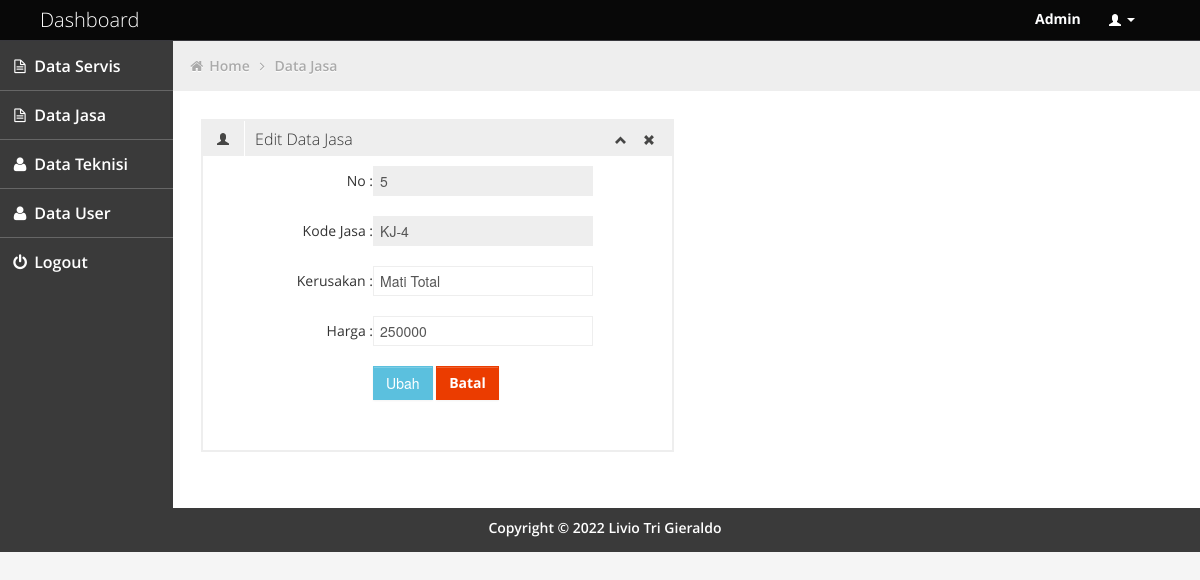
Page /teknisi/edit_jasa.php?kd_jasa=KJ-4 (signed in) on the committed database.
### tables this page shows
CREATE TABLE `jasa` (
  `no` int(10) NOT NULL,
  `kd_jasa` varchar(15) NOT NULL,
  `kerusakan` varchar(100) NOT NULL,
  `harga` int(20) NOT NULL
);

### teknisi/edit_jasa.php (the view, shortened to what this page needs)
<?php
include '../config/koneksi.php';
if (isset($_GET['kd_jasa'])) {
	$data = $conn->prepare("SELECT * FROM jasa WHERE kd_jasa =? ");
	$kd_jasa = $_GET['kd_jasa'];
	$data->bind_param('s', $kd_jasa);
	$data->execute();
	$result = $data->get_result();
	$row= $result->fetch_row();
}
?>
<!DOCTYPE html>
<html lang="en">
<head>
	<link id="bootstrap-style" href="../css/bootstrap.min.css" rel="stylesheet">
	<link href="../css/bootstrap-responsive.min.css" rel="stylesheet">
	<link id="base-style" href="../css/style.css" rel="stylesheet">
	<link id="base-style-responsive" href="../css/style-responsive.css" rel="stylesheet">
	<link rel="stylesheet" type="text/css" href="../css2/font.css">
</head>
<body>
	<?php include 'navbar.php'; ?>
		<div class="container-fluid-full">
				<div class="row-fluid">
					<?php include 'sidebarr.php'; ?>
						<div id="content" class="span10">
								<ul class="breadcrumb">
									<li>
										<i class="icon-home"></i>
										<a href="dashboard.php">Home</a>
										<i class="icon-angle-right"></i>
									</li>
									<li><a href="jasa.php">Data Jasa</a></li>
								</ul>
		<div class="row-fluid sortable">
				<div class="box span6">
					<div class="box-header" data-original-title>
						<h2><i class="halflings-icon user"></i><span class="break"></span>Edit Data Jasa</h2>
						<div class="box-icon">
							<a href="#" class="btn-minimize"><i class="halflings-icon chevron-up"></i></a>
							<a href="#" class="btn-close"><i class="halflings-icon remove"></i></a>
						</div>
					</div>
			<div class="box-content">
			  	<form class="form-horizontal" action="../aksi/proses_teknisi.php?updatejasa" method="post">
				  <div class="form-group">
					    <label class="control-label col-sm-2" for="no">No :</label>
					    <div class="col-sm-10">
					      <input type="text" class="form-control" name="no" value="<?php echo $row ['0']; ?>" readonly>
					    </div>
					  </div><br>
					 <div class="form-group">
					    <label class="control-label col-sm-2" for="kd_jasa">Kode Jasa :</label>
					    <div class="col-sm-10">
					      <input type="text" class="form-control" name="kd_jasa" value="<?php echo $row ['1']; ?>" readonly>
					    </div>
					  </div><br>
					  <div class="form-group">
					    <label class="control-label col-sm-2" for="kerusakan">Kerusakan :</label>
					    <div class="col-sm-10">
					      <input type="text" class="form-control" name="kerusakan" value="<?php echo $row ['2']; ?>" required>
					    </div>
					  </div><br>
					  <div class="form-group">
					    <label class="control-label col-sm-2" for="harga">Harga :</label>
					    <div class="col-sm-10">
					      <input type="text" class="form-control" name="harga" value="<?php echo $row ['3']; ?>" required>
					    </div>
					  </div><br>
					 <div class="form-group">
						<label class="col-sm-3 control-label">&nbsp;</label>
						<div class="col-sm-6">
							<input type="submit" name="updatejasa" class="btn btn-sm btn-info" value="Ubah">
							<a href="jasa.php" class="btn btn-sm btn-danger"><b>Batal</b></a>
						</div>
					</div>
				</form><br>
			    </div>
			  </div>
			  </div>
			</div>
				</div>
			</div>
	<?php include 'footer.php';?>
</body>
</html>

### css/style.css (style rules this page uses)
body { background: #F5F5F5; color: #333; border: none; font-family: 'Open Sans', sans-serif; font-weight: 600; }
a { color: #646464; }
h2 { font-size: 16px; line-height: 16px; }
#content { background: #ffffff; filter: none; min-height: 100%; padding: 20px 20px; position: relative; }
.breadcrumb { margin: -28px -28px 28px -28px; line-height: 34px; background: #eee; border: 0px; color: #aaa; -webkit-box-shadow: none; -moz-box-shadow: none; box-shadow: none; -webkit-border-radius: 0px; -moz-border-radius: 0px; border-radius: 0px; }
.breadcrumb a { color: #aaa; text-shadow: 0px 1px 1px #fff; }
.box { border: 2px solid #eee; background: #fff !important; margin-bottom: 28px; }
.box-header { height: 16px; font-size: 16px; line-height: 16px; padding: 10px; background: #eee; -webkit-box-shadow: none; -moz-box-shadow: none; box-shadow: none; overflow: hidden; }
.box-header h2 { float:left; margin-top: 0px; font-weight: 300; }
.box-header h2 i { margin: 0px 3px 0px 4px; opacity: .8; filter: alpha(opacity=80); -ms-filter:"progid:DXImageTransform.Microsoft.Alpha(Opacity=80)"; }
.box-header .box-icon { float:right; margin-top: 1px; }
.box-header .box-icon i { -webkit-transition: all 0.1s ease-in-out; -moz-transition: all 0.1s ease-in-out; -o-transition: all 0.1s ease-in-out; -ms-transition: all 0.1s ease-in-out; transition: all 0.1s ease-in-out; opacity: .8; filter: alpha(opacity=80); -ms-filter:"progid:DXImageTransform.Microsoft.Alpha(Opacity=80)"; }
.box-header .box-icon a { margin: 0px 5px; }
.box-content { position: relative; z-index: 50; margin-top: -1px; padding: 10px; background: #fff !important; }
.btn { display: inline-block; padding: 6px 12px; margin-bottom: 0; font-size: 14px; font-weight: 500; line-height: 20px; text-align: center; white-space: nowrap; vertical-align: middle; cursor: pointer; border: 1px solid #a7a9aa; -webkit-border-radius: 0px !important; border-radius: 0px !important; }
.btn { color: #ffffff; background-color: #a7a9aa; border-color: #a7a9aa; background-image: none; filter: none; text-shadow: none; }
.btn-danger { background-color: #EB3C00; border-color: #EB3C00; }
.btn-info { background-color: #5bc0de; border-color: #5bc0de; }

### css/style-responsive.css (style rules this page uses)
@media (min-width: 1200px) { .container-fluid-full { overflow: hidden; position: relative; height: 100%; } }
@media (min-width: 1200px) { #content { width: 85.578%; padding: 28px; margin: 0px 0px; margin-left: 14.422% !important; } }

### css/halflings.css (style rules this page uses)
html, html .halflings { -webkit-font-smoothing: antialiased !important; }
.halflings-icon { display: inline-block; width: 14px; height: 14px; line-height: 14px; vertical-align: text-top; background-image: url(../img/glyphicons_halflings.svg); background-position: 0 0; background-repeat: no-repeat; vertical-align: top; *display: inline; *zoom: 1; *margin-right: .3em; }
.halflings-icon.user { background-position: -168px 0; }
.halflings-icon.remove { background-position: -312px 0; }
.halflings-icon.chevron-up { background-position: -288px -120px; }

### rows in the picture
jasa: no "5", kd_jasa "KJ-4", kerusakan "Mati Total", harga "250000"

### other values in the picture
$_SESSION['level'] "Admin"
